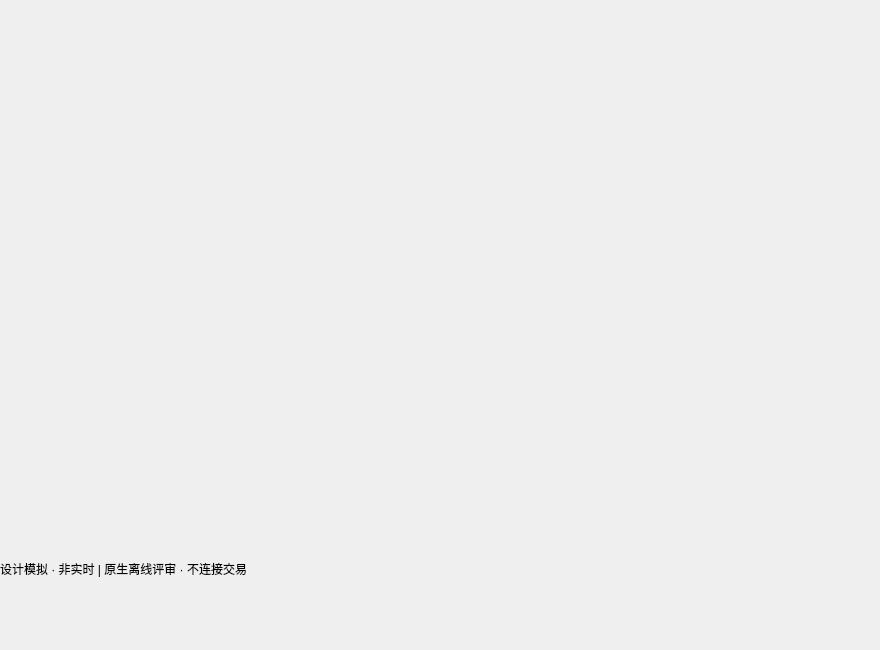
<?xml version="1.0" encoding="UTF-8"?>
<ui version="4.0">
 <class>ReviewWindow</class>
 <widget class="QMainWindow" name="ReviewWindow">
  <property name="windowTitle"><string>Stock · 原生看盘与研究</string></property>
  <property name="minimumSize"><size><width>880</width><height>650</height></size></property>
  <widget class="QWidget" name="centralwidget">
   <layout class="QVBoxLayout" name="rootLayout">
    <property name="spacing"><number>0</number></property>
    <property name="leftMargin"><number>0</number></property><property name="topMargin"><number>0</number></property><property name="rightMargin"><number>0</number></property><property name="bottomMargin"><number>0</number></property>
    <item><widget class="QWidget" name="header"><layout class="QHBoxLayout" name="navLayout"/></widget></item>
    <item><widget class="QWidget" name="toolbar"><layout class="QHBoxLayout" name="toolbarLayout"/></widget></item>
    <item><widget class="QSplitter" name="body"><property name="orientation"><enum>Qt::Horizontal</enum></property><property name="childrenCollapsible"><bool>false</bool></property></widget></item>
    <item><widget class="QLabel" name="statusLabel"><property name="text"><string>设计模拟 · 非实时 | 原生离线评审 · 不连接交易</string></property></widget></item>
   </layout>
  </widget>
 </widget>
 <resources/>
 <connections/>
</ui>
